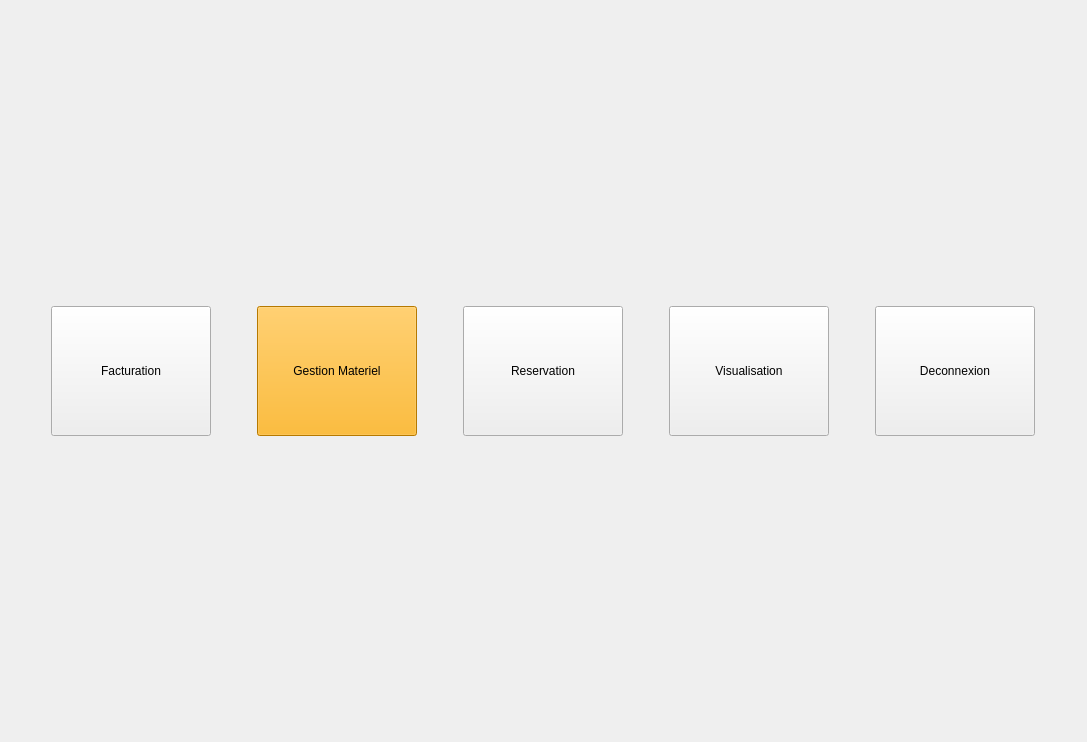
<?xml version="1.0" encoding="UTF-8"?>
<ui version="4.0">
 <class>Accueil</class>
 <widget class="QWidget" name="Accueil">
  <property name="geometry">
   <rect>
    <x>0</x>
    <y>0</y>
    <width>1087</width>
    <height>742</height>
   </rect>
  </property>
  <property name="sizePolicy">
   <sizepolicy hsizetype="Fixed" vsizetype="Fixed">
    <horstretch>0</horstretch>
    <verstretch>0</verstretch>
   </sizepolicy>
  </property>
  <property name="windowTitle">
   <string>Accueil</string>
  </property>
  <property name="styleSheet">
   <string notr="true">QToolButton {backgroud-color:red;}</string>
  </property>
  <layout class="QVBoxLayout" name="verticalLayout">
   <item>
    <layout class="QHBoxLayout" name="horizontalLayout">
     <item>
      <widget class="QToolButton" name="pushbuttonfacturation">
       <property name="sizePolicy">
        <sizepolicy hsizetype="Fixed" vsizetype="Fixed">
         <horstretch>0</horstretch>
         <verstretch>0</verstretch>
        </sizepolicy>
       </property>
       <property name="minimumSize">
        <size>
         <width>160</width>
         <height>130</height>
        </size>
       </property>
       <property name="maximumSize">
        <size>
         <width>160</width>
         <height>130</height>
        </size>
       </property>
       <property name="text">
        <string>Facturation</string>
       </property>
       <property name="icon">
        <iconset resource="PP3.qrc">
         <normaloff>:/PP3/resources/icons8-facture-d'achat-100.png</normaloff>:/PP3/resources/icons8-facture-d'achat-100.png</iconset>
       </property>
       <property name="iconSize">
        <size>
         <width>100</width>
         <height>100</height>
        </size>
       </property>
       <property name="toolButtonStyle">
        <enum>Qt::ToolButtonTextUnderIcon</enum>
       </property>
      </widget>
     </item>
     <item>
      <widget class="QToolButton" name="pushbuttonGestionMat">
       <property name="sizePolicy">
        <sizepolicy hsizetype="Fixed" vsizetype="Fixed">
         <horstretch>0</horstretch>
         <verstretch>0</verstretch>
        </sizepolicy>
       </property>
       <property name="minimumSize">
        <size>
         <width>160</width>
         <height>130</height>
        </size>
       </property>
       <property name="maximumSize">
        <size>
         <width>160</width>
         <height>130</height>
        </size>
       </property>
       <property name="palette">
        <palette>
         <active>
          <colorrole role="WindowText">
           <brush brushstyle="SolidPattern">
            <color alpha="255">
             <red>0</red>
             <green>0</green>
             <blue>0</blue>
            </color>
           </brush>
          </colorrole>
          <colorrole role="Button">
           <brush brushstyle="SolidPattern">
            <color alpha="255">
             <red>255</red>
             <green>170</green>
             <blue>0</blue>
            </color>
           </brush>
          </colorrole>
          <colorrole role="Light">
           <brush brushstyle="SolidPattern">
            <color alpha="255">
             <red>255</red>
             <green>213</green>
             <blue>127</blue>
            </color>
           </brush>
          </colorrole>
          <colorrole role="Midlight">
           <brush brushstyle="SolidPattern">
            <color alpha="255">
             <red>255</red>
             <green>191</green>
             <blue>63</blue>
            </color>
           </brush>
          </colorrole>
          <colorrole role="Dark">
           <brush brushstyle="SolidPattern">
            <color alpha="255">
             <red>127</red>
             <green>85</green>
             <blue>0</blue>
            </color>
           </brush>
          </colorrole>
          <colorrole role="Mid">
           <brush brushstyle="SolidPattern">
            <color alpha="255">
             <red>170</red>
             <green>113</green>
             <blue>0</blue>
            </color>
           </brush>
          </colorrole>
          <colorrole role="Text">
           <brush brushstyle="SolidPattern">
            <color alpha="255">
             <red>0</red>
             <green>0</green>
             <blue>0</blue>
            </color>
           </brush>
          </colorrole>
          <colorrole role="BrightText">
           <brush brushstyle="SolidPattern">
            <color alpha="255">
             <red>255</red>
             <green>255</green>
             <blue>255</blue>
            </color>
           </brush>
          </colorrole>
          <colorrole role="ButtonText">
           <brush brushstyle="SolidPattern">
            <color alpha="255">
             <red>0</red>
             <green>0</green>
             <blue>0</blue>
            </color>
           </brush>
          </colorrole>
          <colorrole role="Base">
           <brush brushstyle="SolidPattern">
            <color alpha="255">
             <red>255</red>
             <green>255</green>
             <blue>255</blue>
            </color>
           </brush>
          </colorrole>
          <colorrole role="Window">
           <brush brushstyle="SolidPattern">
            <color alpha="255">
             <red>255</red>
             <green>170</green>
             <blue>0</blue>
            </color>
           </brush>
          </colorrole>
          <colorrole role="Shadow">
           <brush brushstyle="SolidPattern">
            <color alpha="255">
             <red>0</red>
             <green>0</green>
             <blue>0</blue>
            </color>
           </brush>
          </colorrole>
          <colorrole role="AlternateBase">
           <brush brushstyle="SolidPattern">
            <color alpha="255">
             <red>255</red>
             <green>212</green>
             <blue>127</blue>
            </color>
           </brush>
          </colorrole>
          <colorrole role="ToolTipBase">
           <brush brushstyle="SolidPattern">
            <color alpha="255">
             <red>255</red>
             <green>255</green>
             <blue>220</blue>
            </color>
           </brush>
          </colorrole>
          <colorrole role="ToolTipText">
           <brush brushstyle="SolidPattern">
            <color alpha="255">
             <red>0</red>
             <green>0</green>
             <blue>0</blue>
            </color>
           </brush>
          </colorrole>
          <colorrole role="PlaceholderText">
           <brush brushstyle="SolidPattern">
            <color alpha="128">
             <red>0</red>
             <green>0</green>
             <blue>0</blue>
            </color>
           </brush>
          </colorrole>
         </active>
         <inactive>
          <colorrole role="WindowText">
           <brush brushstyle="SolidPattern">
            <color alpha="255">
             <red>0</red>
             <green>0</green>
             <blue>0</blue>
            </color>
           </brush>
          </colorrole>
          <colorrole role="Button">
           <brush brushstyle="SolidPattern">
            <color alpha="255">
             <red>255</red>
             <green>170</green>
             <blue>0</blue>
            </color>
           </brush>
          </colorrole>
          <colorrole role="Light">
           <brush brushstyle="SolidPattern">
            <color alpha="255">
             <red>255</red>
             <green>213</green>
             <blue>127</blue>
            </color>
           </brush>
          </colorrole>
          <colorrole role="Midlight">
           <brush brushstyle="SolidPattern">
            <color alpha="255">
             <red>255</red>
             <green>191</green>
             <blue>63</blue>
            </color>
           </brush>
          </colorrole>
          <colorrole role="Dark">
           <brush brushstyle="SolidPattern">
            <color alpha="255">
             <red>127</red>
             <green>85</green>
             <blue>0</blue>
            </color>
           </brush>
          </colorrole>
          <colorrole role="Mid">
           <brush brushstyle="SolidPattern">
            <color alpha="255">
             <red>170</red>
             <green>113</green>
             <blue>0</blue>
            </color>
           </brush>
          </colorrole>
          <colorrole role="Text">
           <brush brushstyle="SolidPattern">
            <color alpha="255">
             <red>0</red>
             <green>0</green>
             <blue>0</blue>
            </color>
           </brush>
          </colorrole>
          <colorrole role="BrightText">
           <brush brushstyle="SolidPattern">
            <color alpha="255">
             <red>255</red>
             <green>255</green>
             <blue>255</blue>
            </color>
           </brush>
          </colorrole>
          <colorrole role="ButtonText">
           <brush brushstyle="SolidPattern">
            <color alpha="255">
             <red>0</red>
             <green>0</green>
             <blue>0</blue>
            </color>
           </brush>
          </colorrole>
          <colorrole role="Base">
           <brush brushstyle="SolidPattern">
            <color alpha="255">
             <red>255</red>
             <green>255</green>
             <blue>255</blue>
            </color>
           </brush>
          </colorrole>
          <colorrole role="Window">
           <brush brushstyle="SolidPattern">
            <color alpha="255">
             <red>255</red>
             <green>170</green>
             <blue>0</blue>
            </color>
           </brush>
          </colorrole>
          <colorrole role="Shadow">
           <brush brushstyle="SolidPattern">
            <color alpha="255">
             <red>0</red>
             <green>0</green>
             <blue>0</blue>
            </color>
           </brush>
          </colorrole>
          <colorrole role="AlternateBase">
           <brush brushstyle="SolidPattern">
            <color alpha="255">
             <red>255</red>
             <green>212</green>
             <blue>127</blue>
            </color>
           </brush>
          </colorrole>
          <colorrole role="ToolTipBase">
           <brush brushstyle="SolidPattern">
            <color alpha="255">
             <red>255</red>
             <green>255</green>
             <blue>220</blue>
            </color>
           </brush>
          </colorrole>
          <colorrole role="ToolTipText">
           <brush brushstyle="SolidPattern">
            <color alpha="255">
             <red>0</red>
             <green>0</green>
             <blue>0</blue>
            </color>
           </brush>
          </colorrole>
          <colorrole role="PlaceholderText">
           <brush brushstyle="SolidPattern">
            <color alpha="128">
             <red>0</red>
             <green>0</green>
             <blue>0</blue>
            </color>
           </brush>
          </colorrole>
         </inactive>
         <disabled>
          <colorrole role="WindowText">
           <brush brushstyle="SolidPattern">
            <color alpha="255">
             <red>127</red>
             <green>85</green>
             <blue>0</blue>
            </color>
           </brush>
          </colorrole>
          <colorrole role="Button">
           <brush brushstyle="SolidPattern">
            <color alpha="255">
             <red>255</red>
             <green>170</green>
             <blue>0</blue>
            </color>
           </brush>
          </colorrole>
          <colorrole role="Light">
           <brush brushstyle="SolidPattern">
            <color alpha="255">
             <red>255</red>
             <green>213</green>
             <blue>127</blue>
            </color>
           </brush>
          </colorrole>
          <colorrole role="Midlight">
           <brush brushstyle="SolidPattern">
            <color alpha="255">
             <red>255</red>
             <green>191</green>
             <blue>63</blue>
            </color>
           </brush>
          </colorrole>
          <colorrole role="Dark">
           <brush brushstyle="SolidPattern">
            <color alpha="255">
             <red>127</red>
             <green>85</green>
             <blue>0</blue>
            </color>
           </brush>
          </colorrole>
          <colorrole role="Mid">
           <brush brushstyle="SolidPattern">
            <color alpha="255">
             <red>170</red>
             <green>113</green>
             <blue>0</blue>
            </color>
           </brush>
          </colorrole>
          <colorrole role="Text">
           <brush brushstyle="SolidPattern">
            <color alpha="255">
             <red>127</red>
             <green>85</green>
             <blue>0</blue>
            </color>
           </brush>
          </colorrole>
          <colorrole role="BrightText">
           <brush brushstyle="SolidPattern">
            <color alpha="255">
             <red>255</red>
             <green>255</green>
             <blue>255</blue>
            </color>
           </brush>
          </colorrole>
          <colorrole role="ButtonText">
           <brush brushstyle="SolidPattern">
            <color alpha="255">
             <red>127</red>
             <green>85</green>
             <blue>0</blue>
            </color>
           </brush>
          </colorrole>
          <colorrole role="Base">
           <brush brushstyle="SolidPattern">
            <color alpha="255">
             <red>255</red>
             <green>170</green>
             <blue>0</blue>
            </color>
           </brush>
          </colorrole>
          <colorrole role="Window">
           <brush brushstyle="SolidPattern">
            <color alpha="255">
             <red>255</red>
             <green>170</green>
             <blue>0</blue>
            </color>
           </brush>
          </colorrole>
          <colorrole role="Shadow">
           <brush brushstyle="SolidPattern">
            <color alpha="255">
             <red>0</red>
             <green>0</green>
             <blue>0</blue>
            </color>
           </brush>
          </colorrole>
          <colorrole role="AlternateBase">
           <brush brushstyle="SolidPattern">
            <color alpha="255">
             <red>255</red>
             <green>170</green>
             <blue>0</blue>
            </color>
           </brush>
          </colorrole>
          <colorrole role="ToolTipBase">
           <brush brushstyle="SolidPattern">
            <color alpha="255">
             <red>255</red>
             <green>255</green>
             <blue>220</blue>
            </color>
           </brush>
          </colorrole>
          <colorrole role="ToolTipText">
           <brush brushstyle="SolidPattern">
            <color alpha="255">
             <red>0</red>
             <green>0</green>
             <blue>0</blue>
            </color>
           </brush>
          </colorrole>
          <colorrole role="PlaceholderText">
           <brush brushstyle="SolidPattern">
            <color alpha="128">
             <red>0</red>
             <green>0</green>
             <blue>0</blue>
            </color>
           </brush>
          </colorrole>
         </disabled>
        </palette>
       </property>
       <property name="text">
        <string>Gestion Materiel</string>
       </property>
       <property name="icon">
        <iconset resource="PP3.qrc">
         <normaloff>:/PP3/resources/icons8-gestion-de-projet-100.png</normaloff>:/PP3/resources/icons8-gestion-de-projet-100.png</iconset>
       </property>
       <property name="iconSize">
        <size>
         <width>100</width>
         <height>100</height>
        </size>
       </property>
       <property name="toolButtonStyle">
        <enum>Qt::ToolButtonTextUnderIcon</enum>
       </property>
      </widget>
     </item>
     <item>
      <widget class="QToolButton" name="pushbuttonreservation">
       <property name="sizePolicy">
        <sizepolicy hsizetype="Fixed" vsizetype="Fixed">
         <horstretch>0</horstretch>
         <verstretch>0</verstretch>
        </sizepolicy>
       </property>
       <property name="minimumSize">
        <size>
         <width>160</width>
         <height>130</height>
        </size>
       </property>
       <property name="maximumSize">
        <size>
         <width>160</width>
         <height>130</height>
        </size>
       </property>
       <property name="text">
        <string>Reservation</string>
       </property>
       <property name="icon">
        <iconset resource="PP3.qrc">
         <normaloff>:/PP3/resources/reservation.png</normaloff>:/PP3/resources/reservation.png</iconset>
       </property>
       <property name="iconSize">
        <size>
         <width>100</width>
         <height>100</height>
        </size>
       </property>
       <property name="toolButtonStyle">
        <enum>Qt::ToolButtonTextUnderIcon</enum>
       </property>
      </widget>
     </item>
     <item>
      <widget class="QToolButton" name="pushbuttonvisualisation">
       <property name="sizePolicy">
        <sizepolicy hsizetype="Fixed" vsizetype="Fixed">
         <horstretch>0</horstretch>
         <verstretch>0</verstretch>
        </sizepolicy>
       </property>
       <property name="minimumSize">
        <size>
         <width>160</width>
         <height>130</height>
        </size>
       </property>
       <property name="maximumSize">
        <size>
         <width>160</width>
         <height>130</height>
        </size>
       </property>
       <property name="text">
        <string>Visualisation</string>
       </property>
       <property name="icon">
        <iconset resource="PP3.qrc">
         <normaloff>:/PP3/resources/icons8-visible-100.png</normaloff>:/PP3/resources/icons8-visible-100.png</iconset>
       </property>
       <property name="iconSize">
        <size>
         <width>100</width>
         <height>100</height>
        </size>
       </property>
       <property name="toolButtonStyle">
        <enum>Qt::ToolButtonTextUnderIcon</enum>
       </property>
      </widget>
     </item>
     <item>
      <widget class="QToolButton" name="deconnexion">
       <property name="sizePolicy">
        <sizepolicy hsizetype="Fixed" vsizetype="Fixed">
         <horstretch>0</horstretch>
         <verstretch>0</verstretch>
        </sizepolicy>
       </property>
       <property name="minimumSize">
        <size>
         <width>160</width>
         <height>130</height>
        </size>
       </property>
       <property name="maximumSize">
        <size>
         <width>160</width>
         <height>130</height>
        </size>
       </property>
       <property name="text">
        <string>Deconnexion</string>
       </property>
       <property name="icon">
        <iconset resource="PP3.qrc">
         <normaloff>:/PP3/resources/icons8-effacer-filled-100.png</normaloff>:/PP3/resources/icons8-effacer-filled-100.png</iconset>
       </property>
       <property name="iconSize">
        <size>
         <width>100</width>
         <height>100</height>
        </size>
       </property>
       <property name="toolButtonStyle">
        <enum>Qt::ToolButtonTextUnderIcon</enum>
       </property>
      </widget>
     </item>
    </layout>
   </item>
  </layout>
 </widget>
 <layoutdefault spacing="6" margin="11"/>
 <resources>
  <include location="PP3.qrc"/>
 </resources>
 <connections/>
</ui>
